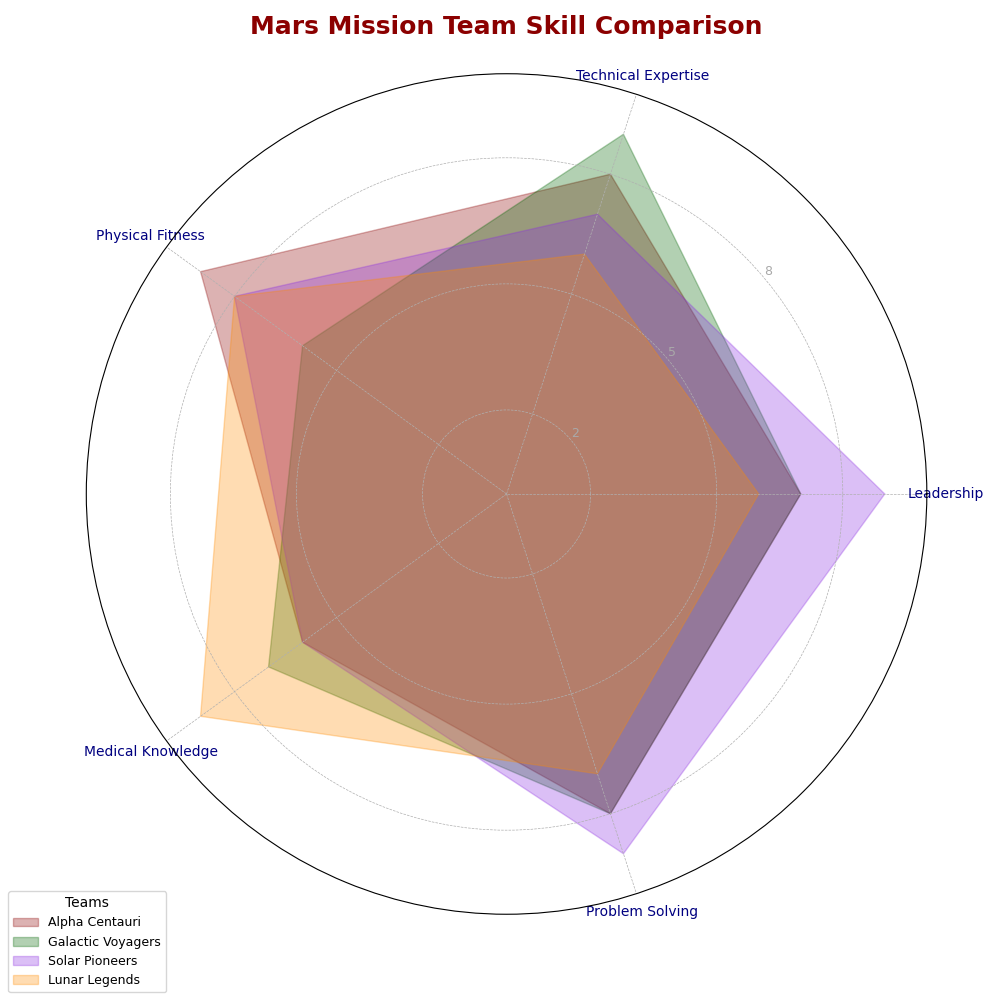

The Python source for this figure:
import numpy as np
import matplotlib.pyplot as plt
from math import pi

skills = ['Leadership', 'Technical Expertise', 'Physical Fitness', 'Medical Knowledge', 'Problem Solving']
num_skills = len(skills)

teams_scores = {
    'Alpha Centauri': [7, 8, 9, 6, 8],
    'Galactic Voyagers': [7, 9, 6, 7, 8],
    'Solar Pioneers': [9, 7, 8, 6, 9],
    'Lunar Legends': [6, 6, 8, 9, 7],
}

fig, ax = plt.subplots(figsize=(10, 10), subplot_kw=dict(polar=True))

angles = np.linspace(0, 2 * pi, num_skills, endpoint=False).tolist()
angles += angles[:1]
colors = ['#8B0000', '#006400', '#8A2BE2', '#FF8C00']

for idx, (team, scores) in enumerate(teams_scores.items()):
    scores += scores[:1]
    # Remove the plot() function call to get rid of chart lines
    ax.fill(angles, scores, alpha=0.3, color=colors[idx], label=team)

plt.xticks(angles[:-1], skills, color='navy', size=10)
ax.set_rlabel_position(40)
plt.yticks([2, 5, 8], ["2", "5", "8"], color="darkgrey", size=9)
plt.ylim(0, 10)

ax.set_title('Mars Mission Team Skill Comparison', 
              size=18, color='darkred', weight='bold', pad=25, va='bottom')

plt.legend(loc='lower left', bbox_to_anchor=(-0.1, -0.1), title="Teams", fontsize=9)
plt.grid(True, linestyle='--', linewidth=0.5)
plt.tight_layout()
plt.show()
